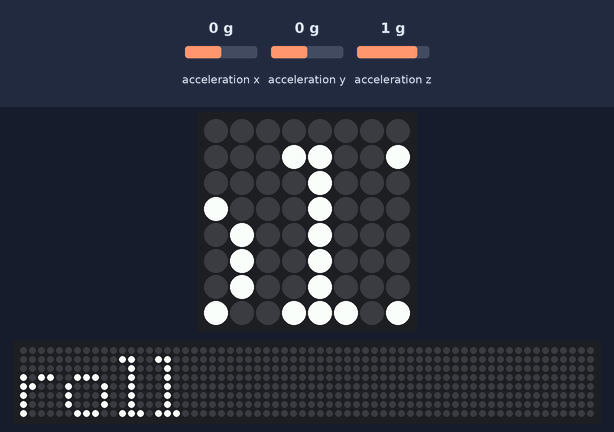
Recording of a program running on a simulated Raspberry Pi (BCM pin numbers) with a Sense HAT. Parts: the Sense HAT's 8×8 RGB LED matrix, a strip that is not on the board, showing the scrolling text unrolled. The inputs (shaded band) are chosen by the test bench; at power-on: acceleration x 0 g, acceleration y 0 g, acceleration z 1 g. Random numbers come from a fixed seed; the 64×8 strip is a reading aid, not a part: it shows the text the matrix is scrolling, unrolled, one strip-width of it at a time.

Above: at 2.8 s.
2.9 s: acceleration x set to -0.8 g
At 4.0 s:
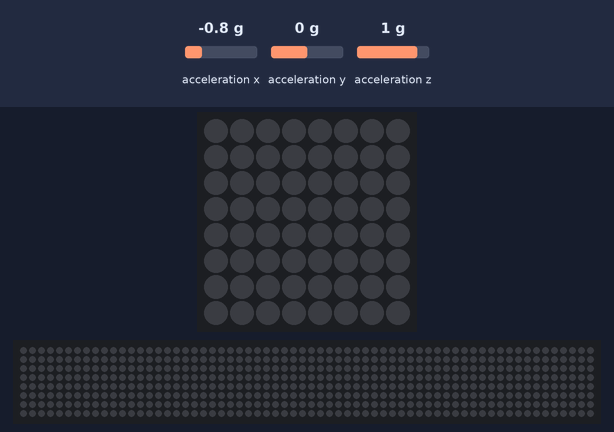
4.7 s: acceleration y set to -1.4 g
At 6.4 s:
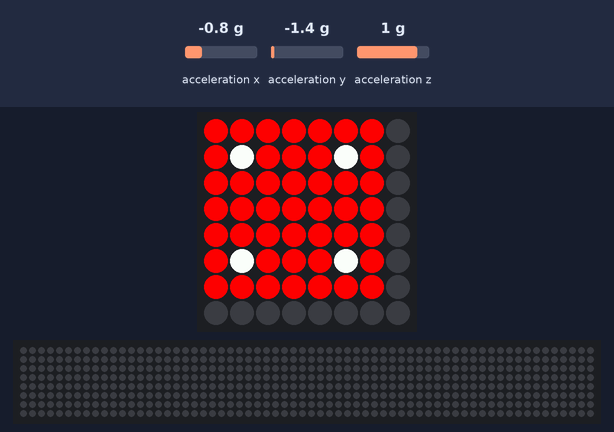
At 10.0 s:
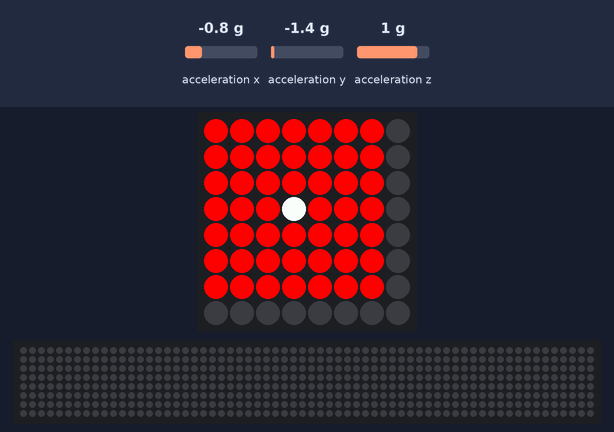

Measured:
- after the input at 4.7 s, the LEDs: first change at once (image 2 shows a later state)
- what the display in image 2 shows lasts 3.4 s, from 5.5 s to 8.9 s

The program:

sensing-dice-roll.py
```python
"""
Dice Roll
A small program to simulate the rolling of a 6 sided die
Activated by shaking the pi after the message is displayed
"""
from sense_hat import SenseHat
from random import randint
from time import sleep

sense = SenseHat()

# Colours
W = (255,255,255)
R = (255,0,0)
G = (0,255,0)
D = (0,0,0)

# Dice
dice = [
    [
    R,R,R,R,R,R,R,D,
    R,R,R,R,R,R,R,D,
    R,R,R,R,R,R,R,D,
    R,R,R,W,R,R,R,D,
    R,R,R,R,R,R,R,D,
    R,R,R,R,R,R,R,D,
    R,R,R,R,R,R,R,D,
    D,D,D,D,D,D,D,D,
    ],
    [
    R,R,R,R,R,R,R,D,
    R,W,R,R,R,R,R,D,
    R,R,R,R,R,R,R,D,
    R,R,R,R,R,R,R,D,
    R,R,R,R,R,R,R,D,
    R,R,R,R,R,W,R,D,
    R,R,R,R,R,R,R,D,
    D,D,D,D,D,D,D,D,
    ],
    [
    R,R,R,R,R,R,R,D,
    R,R,R,R,R,W,R,D,
    R,R,R,R,R,R,R,D,
    R,R,R,W,R,R,R,D,
    R,R,R,R,R,R,R,D,
    R,W,R,R,R,R,R,D,
    R,R,R,R,R,R,R,D,
    D,D,D,D,D,D,D,D,
    ],
    [
    R,R,R,R,R,R,R,D,
    R,W,R,R,R,W,R,D,
    R,R,R,R,R,R,R,D,
    R,R,R,R,R,R,R,D,
    R,R,R,R,R,R,R,D,
    R,W,R,R,R,W,R,D,
    R,R,R,R,R,R,R,D,
    D,D,D,D,D,D,D,D,
    ],
    [
    R,R,R,R,R,R,R,D,
    R,W,R,R,R,W,R,D,
    R,R,R,R,R,R,R,D,
    R,R,R,W,R,R,R,D,
    R,R,R,R,R,R,R,D,
    R,W,R,R,R,W,R,D,
    R,R,R,R,R,R,R,D,
    D,D,D,D,D,D,D,D,
    ],
    [
    R,R,R,R,R,R,R,D,
    R,W,R,R,R,W,R,D,
    R,R,R,R,R,R,R,D,
    R,W,R,R,R,W,R,D,
    R,R,R,R,R,R,R,D,
    R,W,R,R,R,W,R,D,
    R,R,R,R,R,R,R,D,
    D,D,D,D,D,D,D,D,
    ],
]

number_of_sides = 6
message_speed = 0.04
roll_speed = 0.15
play = True

def roll_dice_animation(time):
    for i in range(7):
        sense.set_pixels(dice[randint(0,number_of_sides - 1)])
        sleep(time)
    sleep(3)
    sense.clear(D)

while True:
    sense.show_message("Shake to roll", message_speed, W)
    # Shake to fire die
    while play:
        acceleration = sense.get_accelerometer_raw()

        x = acceleration['x']
        y = acceleration['y']
        z = acceleration['z']

        x = abs(x)
        y = abs(y)
        z = abs(z)

        # Shake logic
        if x > 1.2 or y > 1.2:
            # Roll the dice
            roll_dice_animation(roll_speed)
```
